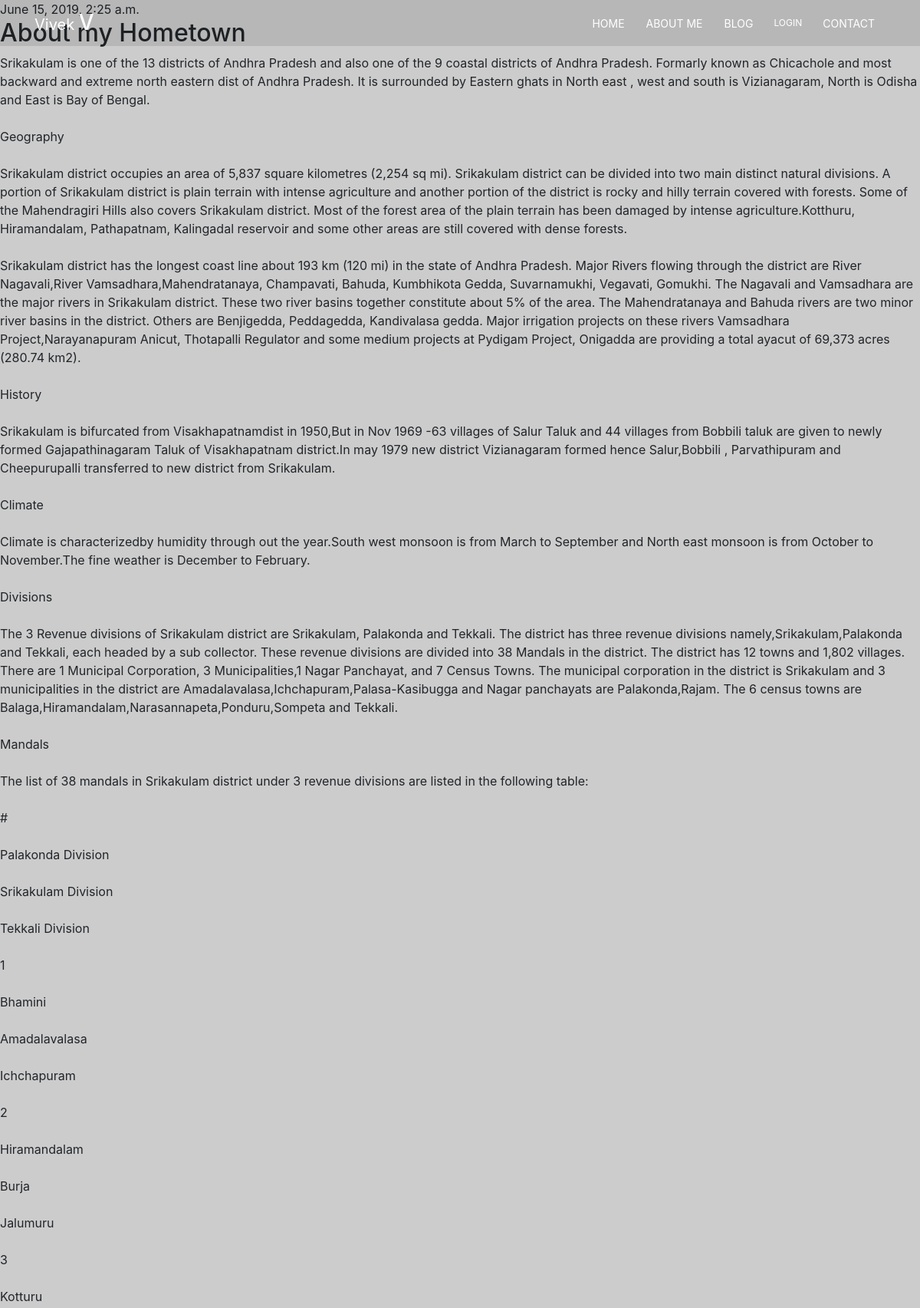
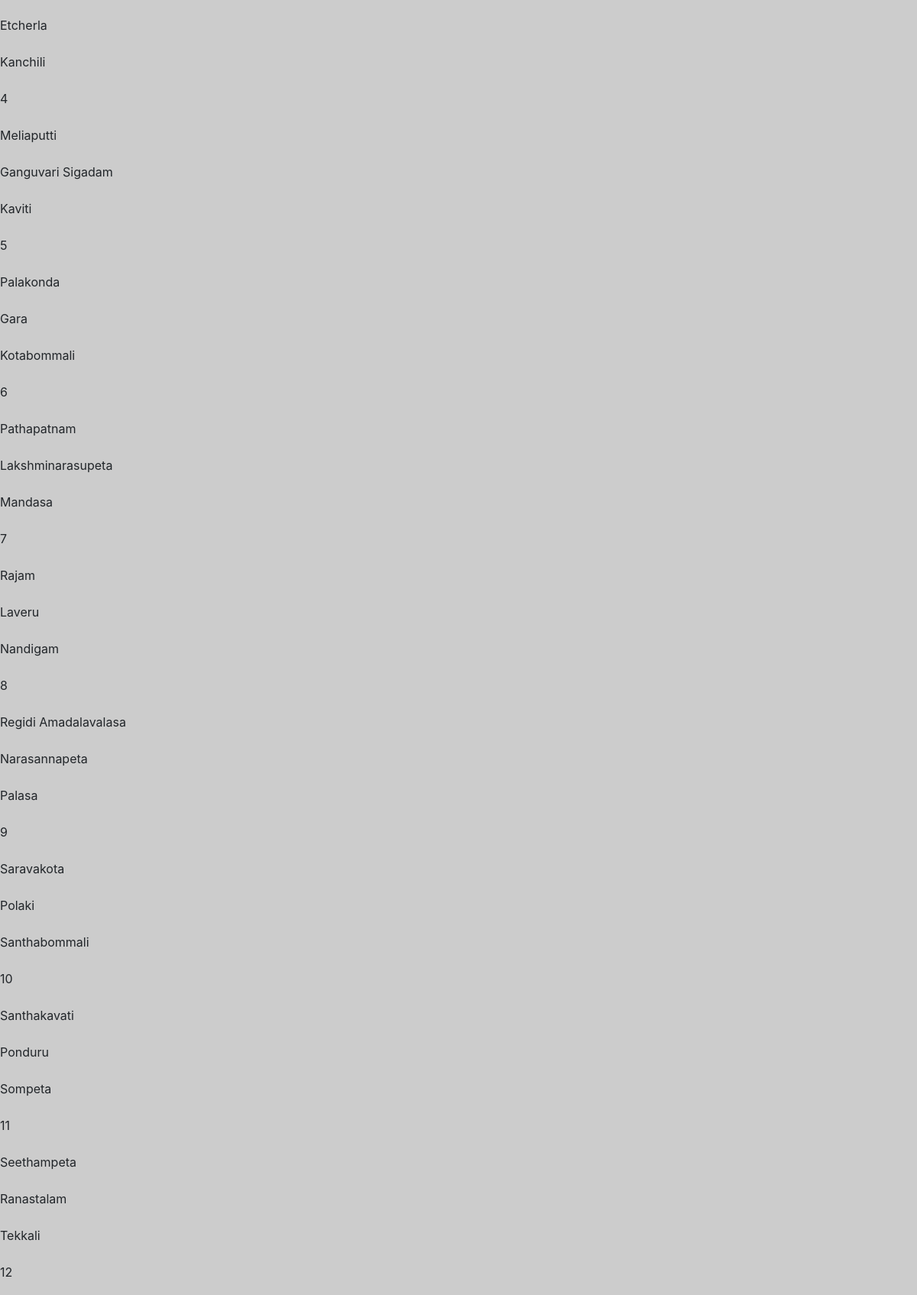
The app's page /post/4/ (upper part) with its own data (2 pictures, top to bottom).
### blog/models.py (models this page shows, shortened)
class Post(models.Model):
    author = models.ForeignKey(settings.AUTH_USER_MODEL, on_delete=models.CASCADE)
    title = models.CharField(max_length=200)
    text = RichTextField()
    created_date = models.DateTimeField(default=timezone.now)
    published_date = models.DateTimeField(blank=True, null=True)
    image = models.ImageField(upload_to='blog_images',validators=[FileExtensionValidator(['jpg','gif','png'])],blank=True)

### blog/views.py (the view)
# urls.py: path('post/<int:pk>/', views.post_detail, name='post_detail'),
def post_detail(request, pk):
    post = get_object_or_404(Post, pk=pk)
    return render(request, 'blog/post_detail.html', {'post': post})

### blog/templates/blog/post_detail.html
{% extends 'blog/base.html' %}
{% block content %}
    <div class="post">
        {% if post.published_date %}
            <div class="date">
                {{ post.published_date }}
            </div>
        {% endif %}
        <h2>{{ post.title }}</h2>
        <p>{{ post.text|linebreaksbr }}</p>
    </div>
{% endblock %}

### blog/static/css/style.css (style rules this page uses)
@media (min-width:200px) { body { overflow-x: hidden; } }
@media (min-width: 576px) { body { overflow-x: hidden; } }
@media (min-width:768px) { body { overflow-x: hidden; } }
@media (min-width:992px) { body { overflow-x: hidden; } }
@media (min-width:1200px) { body { overflow-x: hidden; } }

### records on screen
Post: published_date "June 15, 2019, 2:25 a.m.", title "About my Hometown", text "Srikakulam is one of the 13 districts of Andhra Pradesh and also one of the 9 coastal districts of Andhra Pradesh. Formarly known as Chicachole and most backward and extreme north eastern dist of Andhra Pradesh. It is surrounded by Eastern ghats in North east , west and south is Vizianagaram, North is Odisha and East is Bay of Bengal. Geography Srikakulam district occupies an area of 5,837 square kilometres (2,254 sq mi). Srikakulam district can be divided into two main distinct natural divisions. A portion of Srikakulam district is plain terrain with intense agriculture and another portion of the district is rocky and hilly terrain covered with forests. Some of the Mahendragiri Hills also…"
